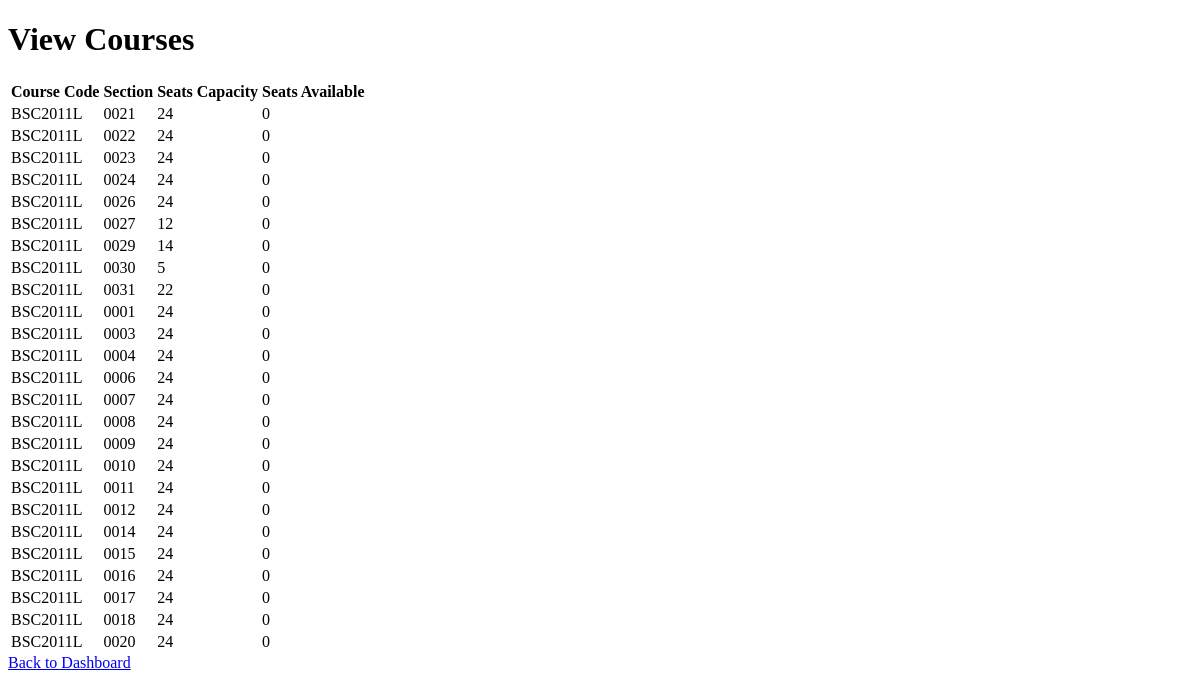
The app's page /view_courses (signed in) with its own data.
### tables this page shows
CREATE TABLE courses (
                id INTEGER PRIMARY KEY AUTOINCREMENT,
                courseCode TEXT,
                section TEXT,
                seatsCapacity INTEGER,
                seatsAvailable INTEGER
            );

### app.py (the view)
@app.route('/view_courses')
def view_courses():
    if 'username' not in session:
        return redirect(url_for('index'))
    conn = get_db_connection()
    cursor = conn.cursor()
    cursor.execute("SELECT * FROM courses")
    courses = cursor.fetchall()
    conn.close()
    return render_template('view_courses.html', courses=courses)

### app.py (called while the page is built)
def get_db_connection():
    conn = sqlite3.connect('fsu_courses.db')
    conn.row_factory = sqlite3.Row
    return conn

### templates/view_courses.html (shortened to what this page needs)
{% extends "base.html" %}
    {% block content %}
    <h1>View Courses</h1>
    <table>
        <thead>
            <tr>
                <th>Course Code</th>
                <th>Section</th>
                <th>Seats Capacity</th>
                <th>Seats Available</th>
            </tr>
        </thead>
        <tbody>
            {% for course in courses %}
            <tr>
                <td>{{ course['courseCode'] }}</td>
                <td>{{ course['section'] }}</td>
                <td>{{ course['seatsCapacity'] }}</td>
                <td>{{ course['seatsAvailable'] }}</td>
            </tr>
            {% endfor %}
        </tbody>
    </table>
    <a href="{{ url_for('dashboard') }}">Back to Dashboard</a>
    {% endblock %}

### templates/base.html (shortened to what this page needs)
<!DOCTYPE html>
<html lang="en">
<head>
</head>
<body>
    {% block content %}{% endblock %}
</body>
</html>

### records on screen
courses: courseCode "BSC2011L", section "0021", seatsCapacity "24", seatsAvailable "0"
courses: courseCode "BSC2011L", section "0022", seatsCapacity "24", seatsAvailable "0"
courses: courseCode "BSC2011L", section "0023", seatsCapacity "24", seatsAvailable "0"
courses: courseCode "BSC2011L", section "0024", seatsCapacity "24", seatsAvailable "0"
courses: courseCode "BSC2011L", section "0026", seatsCapacity "24", seatsAvailable "0"
courses: courseCode "BSC2011L", section "0027", seatsCapacity "12", seatsAvailable "0"
courses: courseCode "BSC2011L", section "0029", seatsCapacity "14", seatsAvailable "0"
courses: courseCode "BSC2011L", section "0030", seatsCapacity "5", seatsAvailable "0"
courses: courseCode "BSC2011L", section "0031", seatsCapacity "22", seatsAvailable "0"
courses: courseCode "BSC2011L", section "0001", seatsCapacity "24", seatsAvailable "0"
courses: courseCode "BSC2011L", section "0003", seatsCapacity "24", seatsAvailable "0"
courses: courseCode "BSC2011L", section "0004", seatsCapacity "24", seatsAvailable "0"
courses: courseCode "BSC2011L", section "0006", seatsCapacity "24", seatsAvailable "0"
courses: courseCode "BSC2011L", section "0007", seatsCapacity "24", seatsAvailable "0"
courses: courseCode "BSC2011L", section "0008", seatsCapacity "24", seatsAvailable "0"
courses: courseCode "BSC2011L", section "0009", seatsCapacity "24", seatsAvailable "0"
courses: courseCode "BSC2011L", section "0010", seatsCapacity "24", seatsAvailable "0"
courses: courseCode "BSC2011L", section "0011", seatsCapacity "24", seatsAvailable "0"
courses: courseCode "BSC2011L", section "0012", seatsCapacity "24", seatsAvailable "0"
courses: courseCode "BSC2011L", section "0014", seatsCapacity "24", seatsAvailable "0"
courses: courseCode "BSC2011L", section "0015", seatsCapacity "24", seatsAvailable "0"
courses: courseCode "BSC2011L", section "0016", seatsCapacity "24", seatsAvailable "0"
courses: courseCode "BSC2011L", section "0017", seatsCapacity "24", seatsAvailable "0"
courses: courseCode "BSC2011L", section "0018", seatsCapacity "24", seatsAvailable "0"
courses: courseCode "BSC2011L", section "0020", seatsCapacity "24", seatsAvailable "0"
